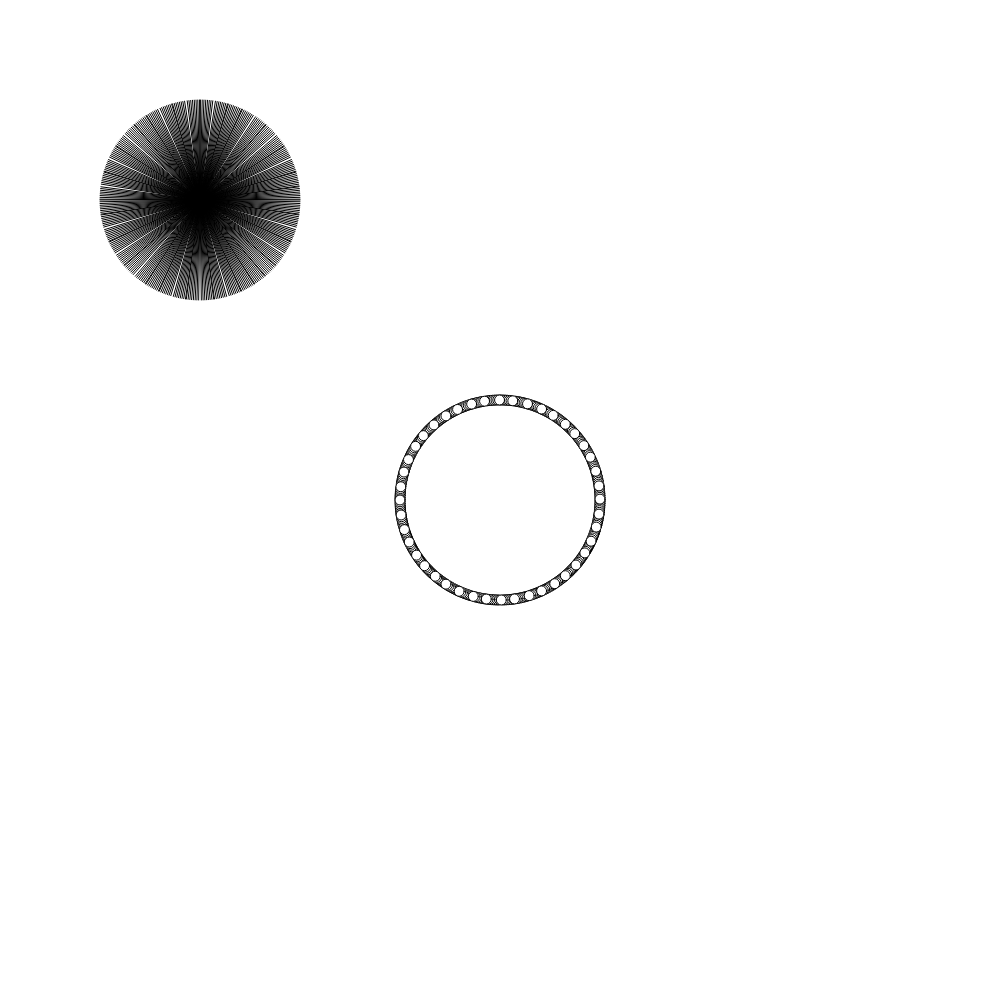
Frame 1 (no input)
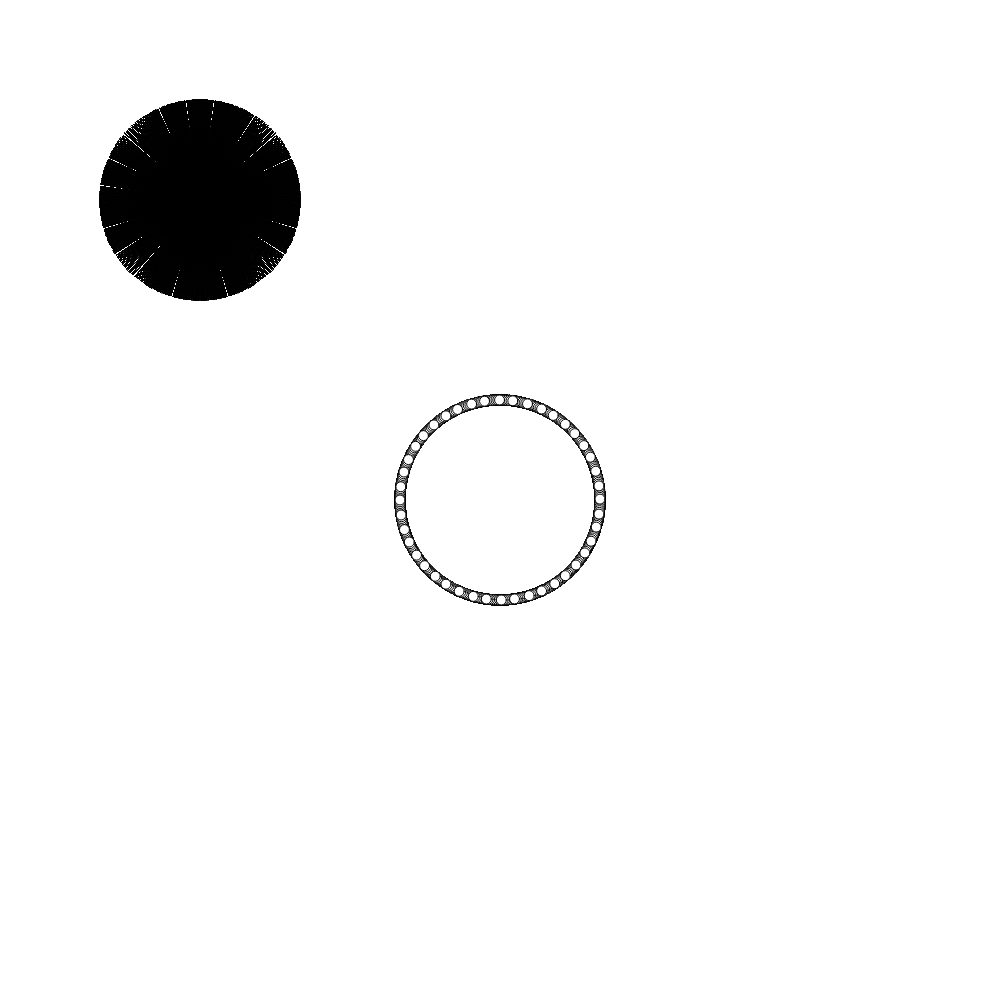
Frame 60 (no input)
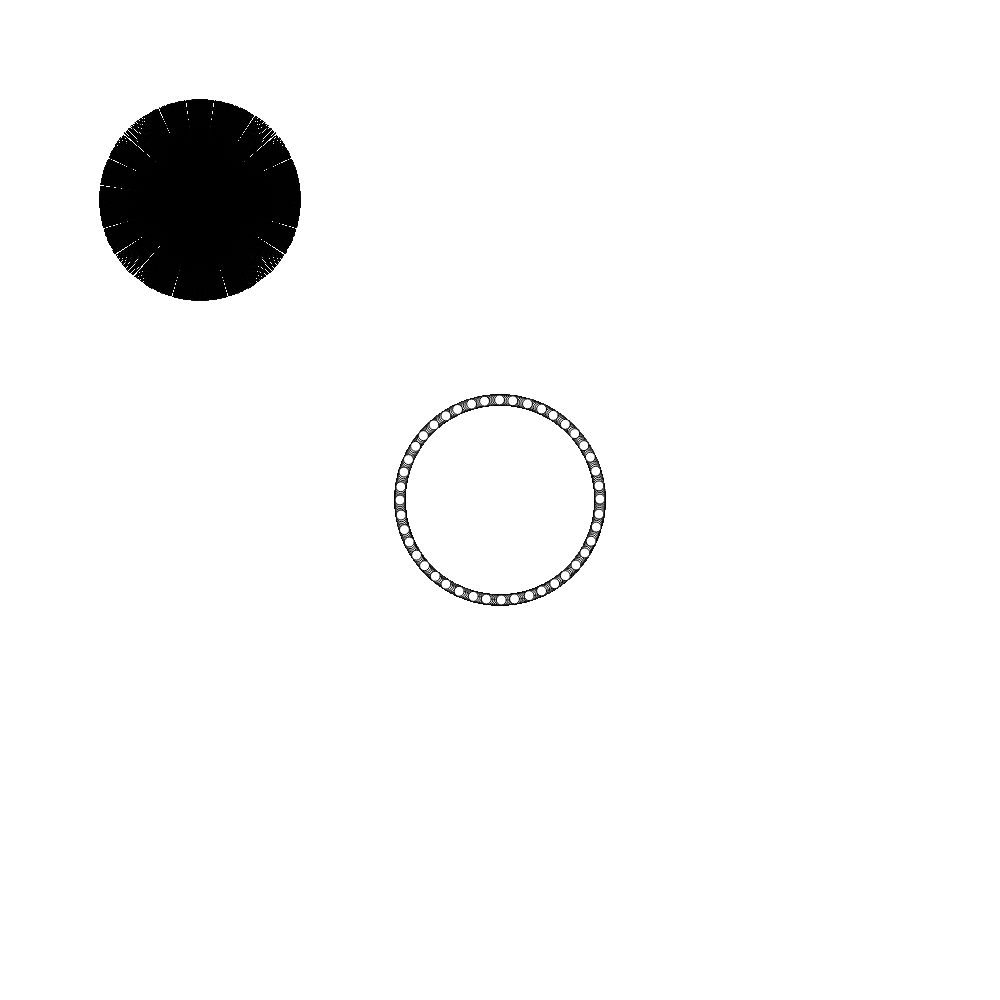
Frame 120 (the mouse pressed at the canvas centre since frame 60)

The p5.js sketch that drew these frames (run headless with seeded random() and noise() and a simulated clock; from frame 60 on, the mouse is pressed at the canvas centre):

// p5.js sketch
// ── sketch.js
function setup() {
  createCanvas(1000, 1000);
}
var x=200;
var y=200;
var r=100;
function draw() {
  for (var i=0; i<360; i++) {
    line(x,y,x+cos(i)*r,y+sin(i)*r);
    ellipse(500+cos(i)*r,500+sin(i)*r,10,10);
  }
  }
